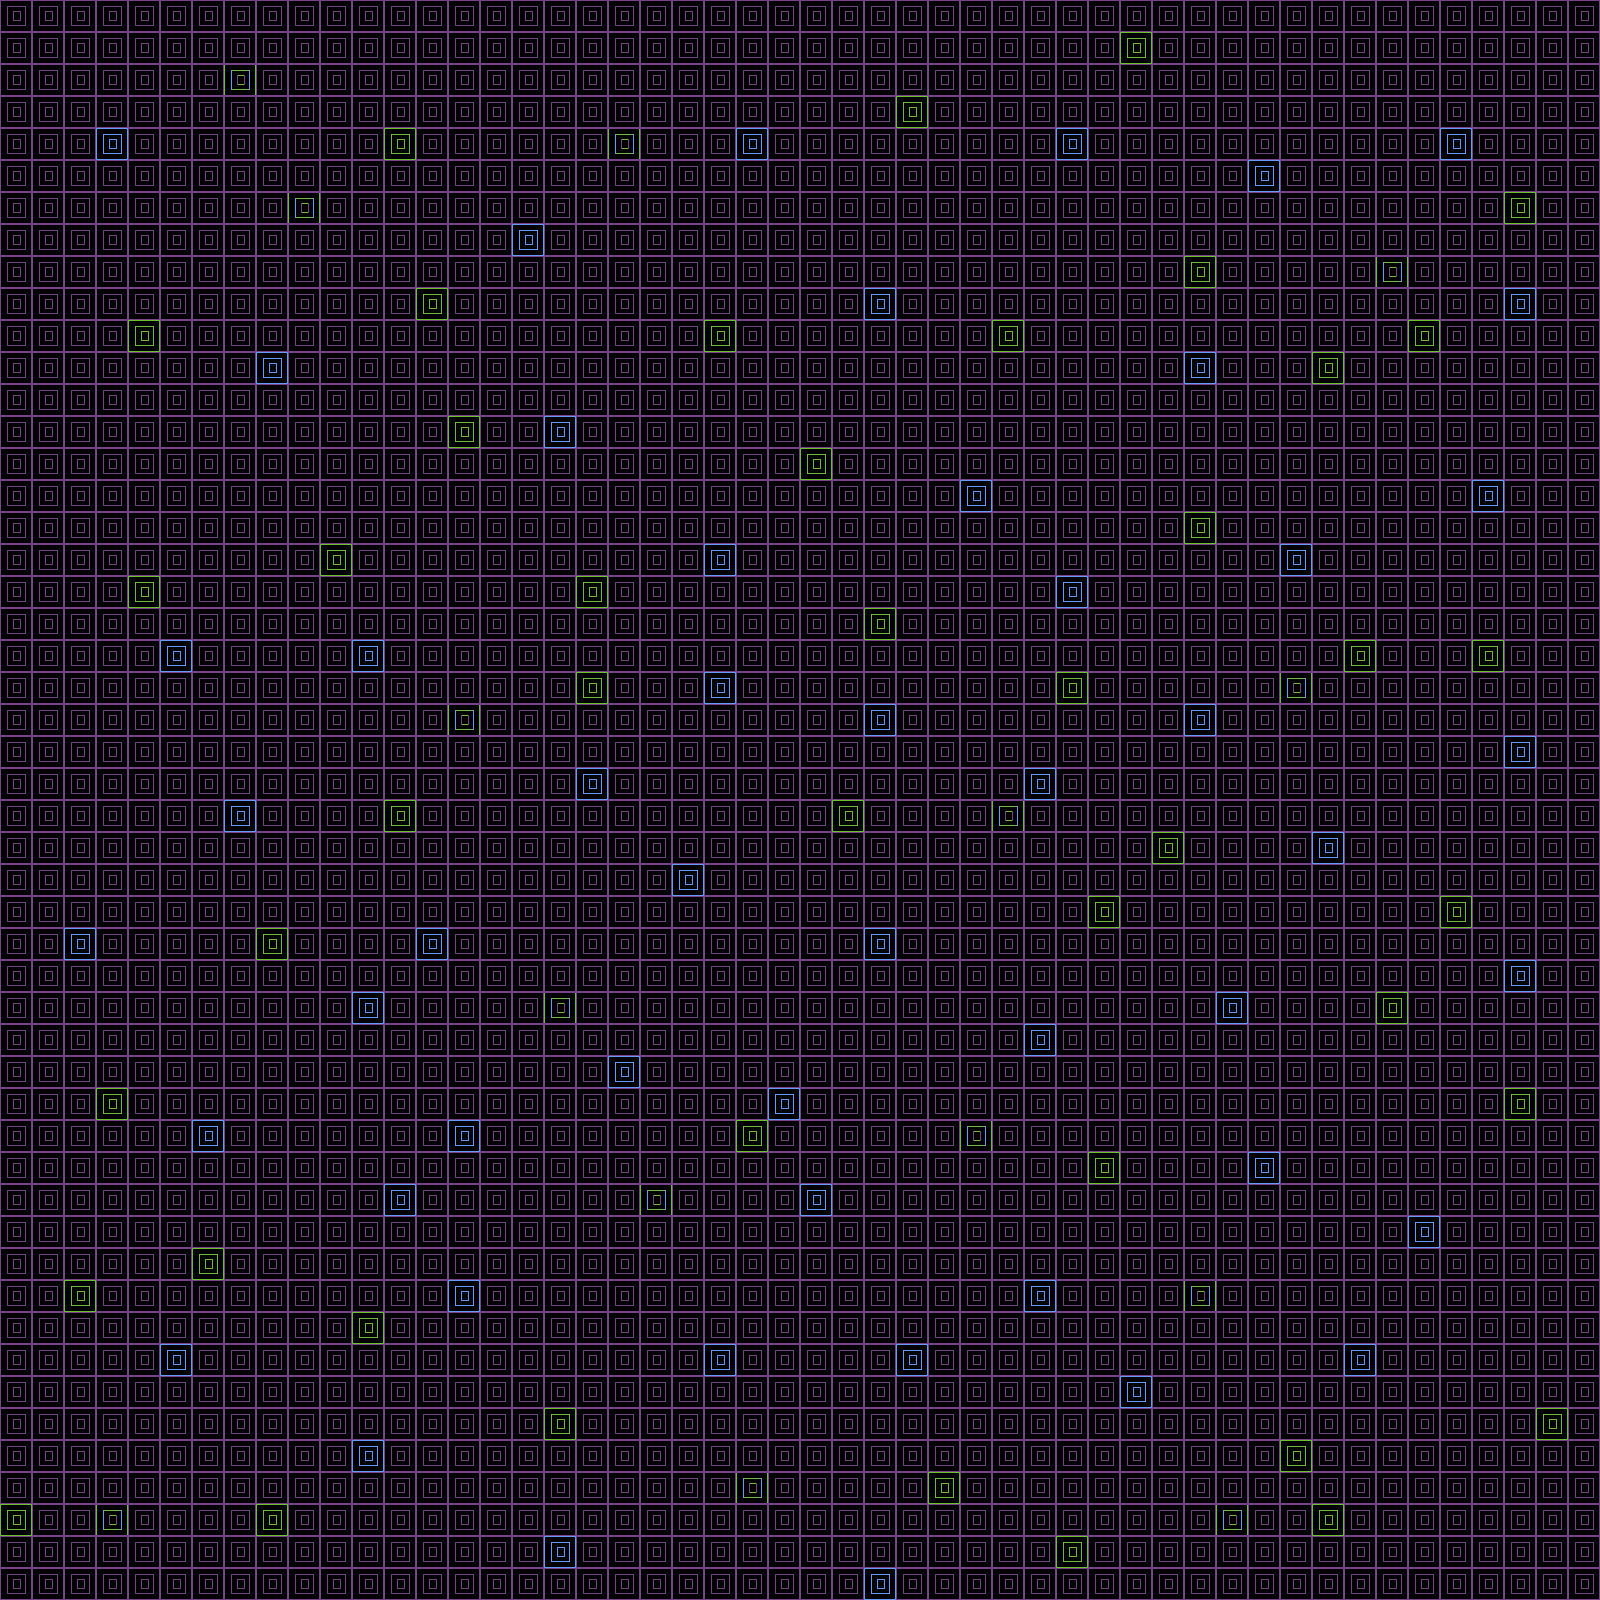

This is a level from a 2D game, rendered from its Tiled map with the project's own tilesets. A one-line summary and the map file follow, with tile-layer data summarised:
An orthogonal 50x50 tile map with 32x32 px tiles, 1 tile layer (Tile Layer 1).

<map version="1.0" orientation="orthogonal" renderorder="right-down" width="50" height="50" tilewidth="32" tileheight="32" nextobjectid="1">
 <tileset firstgid="1" name="dancefloor" tilewidth="128" tileheight="128">
  <tile id="0">
   <image width="32" height="32" source="tile1.png" />
  </tile>
  <tile id="1">
   <image width="32" height="32" source="tile2.png" />
  </tile>
  <tile id="2">
   <image width="32" height="32" source="tile3.png" />
  </tile>
  <tile id="3">
   <image width="32" height="32" source="tile4.png" />
  </tile>
  <tile id="4">
   <image width="32" height="32" source="tile5.png" />
  </tile>
  <tile id="5">
   <image width="32" height="32" source="tile6.png" />
  </tile>
  <tile id="6">
   <image width="32" height="32" source="tile7.png" />
  </tile>
  <tile id="7">
   <image width="32" height="32" source="tile8.png" />
  </tile>
  <tile id="8">
   <image width="32" height="32" source="tile9.png" />
  </tile>
  <tile id="9">
   <image width="32" height="32" source="tile10.png" />
  </tile>
  <tile id="10">
   <image width="32" height="32" source="tile11.png" />
  </tile>
  <tile id="11">
   <image width="32" height="32" source="tile12.png" />
  </tile>
  <tile id="12">
   <image width="32" height="32" source="tile13.png" />
  </tile>
  <tile id="13">
   <image width="32" height="32" source="tile14.png" />
  </tile>
  <tile id="14">
   <image width="128" height="128" source="tile15.png" />
  </tile>
 </tileset>
 <layer name="Tile Layer 1" width="50" height="50">
  <data>[2500 cells, 2500 non-empty, 4 distinct tile ids]</data>
 </layer>
</map>
